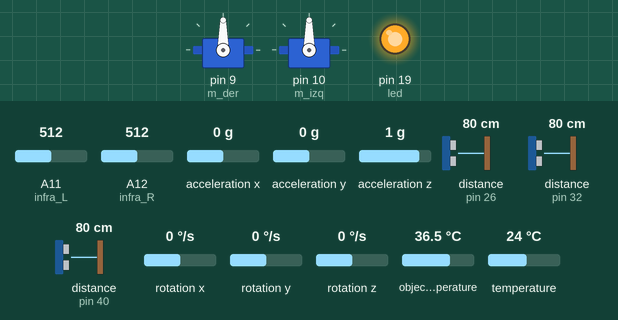
Simulated run of this sketch. Board: Arduino Mega 2560, built with avr-gcc and run on an emulated ATmega2560. Shown: 2 × servo, output pins drawn as LEDs (lit = HIGH). Wiring (inferred from the names in the program): 3 × ultrasonic range finder: trigger pin 27, echo pin 26 / trigger pin 33, echo pin 32 / trigger pin 41, echo pin 40. The inputs (shaded band) are chosen by the test bench; at power-on: distance to the obstacle (sensors on pin 26, pin 32, pin 40) 80 cm, A11 (infra_L) = 512, A12 (infra_R) = 512, acceleration x 0 g, acceleration y 0 g, acceleration z 1 g, rotation x 0 °/s, rotation y 0 °/s, rotation z 0 °/s, object temperature 36.5 °C, temperature 24 °C. The echo pulse lasts 58.3 µs per cm; storage starts empty; pins used as bus, display or sensor lines are not drawn.

Above: at 6.5 s.
6.6 s: distance to the obstacle (sensor on pin 26) set to 2 cm
At 9.7 s:
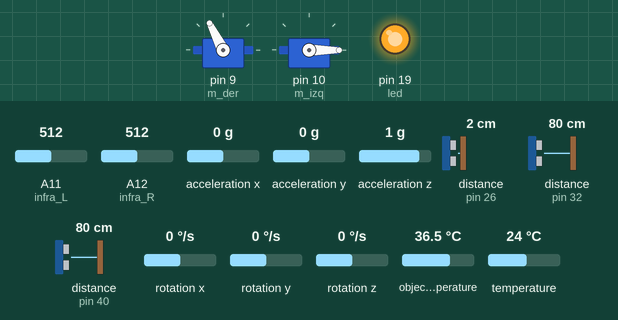
13.5 s: distance to the obstacle (sensor on pin 26) set to 35 cm
At 15.7 s:
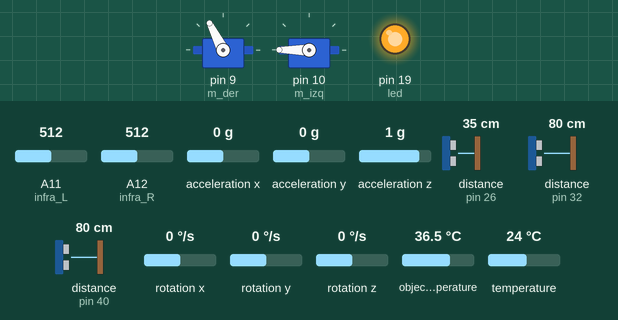
24.6 s: distance to the obstacle (sensor on pin 26) set to 299 cm
Timing chart, 0 to 33.0 s (numbered marks = the images above; inputs shaded):
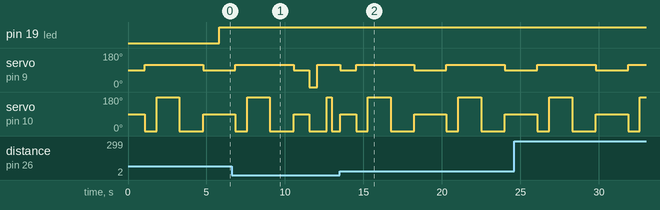

The sketch:

Maze_v6.1.ino
```cpp
/*-----------------------------------
 *            LIBRERIAS            *
-----------------------------------*/
#include <Servo.h>
#include <Wire.h>
#include <Adafruit_Sensor.h>
#include <Adafruit_MLX90614.h>
#include <MPU6050.h>
#include <SPI.h>
#include <I2Cdev.h>
#include <SD.h>

/*-----------------------------------
 *            SENSORES             *
-----------------------------------*/

/*  Motores  */
Servo m_der;
Servo m_izq;

/*  Ultrasónicos  */
const int trig_D = 33;
const int echo_D = 32;
const int trig_R = 41;
const int echo_R = 40;
const int trig_L = 27;
const int echo_L = 26;

/*  Temperatura infrarroja  */
Adafruit_MLX90614 tempI = Adafruit_MLX90614();

/*  Giroscopio  */
const int mpu_dir = 0x68;
MPU6050 giro(mpu_dir);

/*  Kit  */
const int led = 19;

/*  SD  */
File archivo;
const int pinSD=46;

/*infrarrojos*/
const int infra_L = A11;
const int infra_R = A12;


/*-----------------------------------
 *            VARIABLES            *
-----------------------------------*/

/*  Variable de paredes  */
int adelante = 0;
int derecha = 0;
int izquierda = 0;

long D = 0;
long R = 0;
long R2 = 0;
long L = 0;

/*  Variables de temperatura  */
float ti_amb = 0;
float ti_obj = 0;
float ti_dif = 0;

bool vI = false;

/*  Variables de giroscopio  */
int ax = 0;
int ay = 0;
int az = 0;
int gx = 0;
int gy = 0;
int gz = 0;

int ang_x = 0;

/*  Variables de infrarrojos  */
int inf_L = 0;
int inf_R = 0;


/*-----------------------------------
 *              SETUP              *
-----------------------------------*/
void setup() {
  /*  Motores  */
  m_der.attach(9);
  m_izq.attach(10);

  m_der.write(90);
  m_izq.write(90);

  /*  Ultrasónicos  */
  pinMode(trig_D, OUTPUT);    //Delantero
  pinMode(echo_D, INPUT);
  digitalWrite(trig_D,LOW);
  pinMode(trig_R, OUTPUT);    //Derecho
  pinMode(echo_R, INPUT);
  digitalWrite(trig_R,LOW);
  pinMode(trig_L, OUTPUT);    //Izquierdo
  pinMode(echo_L, INPUT);
  digitalWrite(trig_L,LOW);

  /*  Infrarrojos de temperatura  */
  tempI.begin();

  /*  Giroscopio  */
  giro.initialize();

  /*  Kit  */
  pinMode(led,OUTPUT);

  /*  SD  */
  SD.begin(pinSD);
  archivo = SD.open("Maze.txt",FILE_WRITE);
  archivo.println(" ");
  archivo.write("======================================================================================================================================");
  archivo.println(" ");
  archivo.close();
}


/*-----------------------------------
 *              LOOP               *
-----------------------------------*/
void loop() {
  /*  Lecturas  */
  Leer();

  /*  << Funcionamiento >>  */

  if(ang_x >= 11){
    moverse(1,1);
  }else{
    if(inf_L < 10 && inf_R <10){
      giroU();
    }else {

     /*  << Funcionamiento >>  */

      /*
          |       |     |       |
          |   1   |     |   1   |
          |0     0|     |0     1
          |       |     |       |
      */
      if( ((adelante==1) && (izquierda==0) && (derecha==0)) || ((adelante==1) && (izquierda==0) && (derecha==1)) ){
        grabar("Derecho");
        moverse(1,1);       //Moverse hacia adelante


      }

      /*
          |-------|
          |   0   |
          |0     1
          |       |
      */
      if( ((adelante==0) && (izquierda==0) && (derecha==1)) ){
        grabar("Giro D");
        giroD();
        centrar();
      }

      /*
          |-------|
          |   0   |
           1     0|
          |       |
      */
      if( ((adelante==0) && (izquierda==1) && (derecha==0)) ){
        grabar("Giro I");
        giroI();
        centrar();
      }


      /*
          |-------|
          |   0   |
           1     1
          |       |
      */
      if( ((adelante==0) && (izquierda==1) && (derecha==1)) ){
        grabar("Giro I");
        giroI();
        centrar();
      }

      /*

              1
           1     1
          |       |
      */
      if( ((adelante==1) && (izquierda==1) && (derecha==1)) ){
        grabar("Giro I");
        giroI();
        centrar();
      }

     /*
          |       |
          |   1   |
           1     0|
          |       |
      */
      if( ((adelante==1) && (izquierda==1) && (derecha==0))){
        grabar("Giro I");
        giroI();
        centrar();
      }

     /*
          |-------|
          |   0   |
          | 0    0|
          |       |
      */
      if( ((adelante==0) && (izquierda==0) && (derecha==0)) ){
        grabar("Giro U");
        giroU();
        centrar();
      }


      if(vI){
        digitalWrite(led,HIGH);
      }else{
        digitalWrite(led,LOW);
      }

    }
  }


}


/*-----------------------------------
 *       FUNCIONES Y PROCESOS      *
-----------------------------------*/

void Leer(){
  /*  Lecturas  */
  D = ultra(trig_D,echo_D);
  R = ultra(trig_R,echo_R);
  L = ultra(trig_L,echo_L);

  ti_amb=tempI.readAmbientTempC();
  ti_obj=tempI.readObjectTempC();
  ti_dif = ti_obj - ti_amb;

  giro.getAcceleration(&ax, &ay, &az);
  ang_x = atan(ax / sqrt(pow(ay, 2) + pow(az, 2)))*(180.0 / 3.14);

  inf_L = analogRead(infra_L);
  inf_R = analogRead(infra_R);

  /*  determinación de situación | Ultrasónicos  */
  if(D<10){
    adelante=0;
  }else{
    adelante=1;
  }

  if(R<30){
    derecha=0;
  }else{
    derecha=1;
  }


  /*  determinación de situación | Temperatura  */
  if(L<30){
    izquierda=0;
  }else{
    izquierda=1;
  }

  if(ti_dif>10){
    vI=true;
  }else{
    vI=false;
  }

}

/*  Función para lectura de ultrasónicos  */
long ultra(int trigPin,int echoPin){
  long t=0;
  long d=0;

  digitalWrite(trigPin,HIGH);
  delayMicroseconds(10);
  digitalWrite(trigPin,LOW);

  t=pulseIn(echoPin,HIGH);
  d = t/59;

  return d;
}

/*  Función para grbar SD  */
void grabar(String situacion){
  archivo = SD.open("Maze.txt",FILE_WRITE);
  archivo.print(situacion);
  archivo.write("\tUL: ");archivo.print(L);
  archivo.write("\tUD: ");archivo.print(D);
  archivo.write("\tUR: ");archivo.print(R);
  archivo.write("\tTobjI: ");archivo.print(ti_obj);
  archivo.write("\tTambI: ");archivo.print(ti_amb);
  archivo.write("\tTdifI: ");archivo.print(ti_dif);
  archivo.write("\tvI: ");archivo.print(vI);
  archivo.write("\tAngX: ");archivo.print(ang_x);
  archivo.write("\tInfI: ");archivo.print(inf_L);
  archivo.write("\tInfR: ");archivo.print(inf_R);
  archivo.println("");
  archivo.close();
}

/*  Función para controlar Servo motores  */
void moverse(int vi, int vd){
  int mi = 90;
  int md = 90;

  switch(vi){
    case 1:mi=0;break;
    case 0:mi=90;break;
    case -1:mi=180;break;
  }
  switch(vd){
    case 1:md=117;break;
    case 0:md=90;break;
    case -1:md=0;break;
  }

  m_izq.write(mi);
  m_der.write(md);
}

void centrar(){
  Leer();
  if(!(L>30)){

    if(L<6 && L>3){
      medioD();
    }
    if(L>6){
      medioI();
    }
    if(L<3){
      medioD2();
    }
  }


}
/*  Proceso de giro a la derecha  */
void giroD(){
  moverse(0,0);
  delay(1000);
  moverse(1,1);
  delay(750);
  moverse(1,-1);      //Giro a la derecha
  delay(1400);
  moverse(1,1);
  delay(1500);
  moverse(0,0);
  delay(1000);
}

/*Proceso de media vuelta derecha*/
void medioD(){
  moverse(1,-1);
  delay(500);
  moverse(1,1);
  delay(300);
  moverse(-1,1);
  delay(400);
}

/*Proceso de media vuelta derecha*/
void medioD2(){
  moverse(1,-1);
  delay(500);
  moverse(1,1);
  delay(600);
  moverse(-1,1);
  delay(300);
}

void medioI(){
  moverse(-1,1);
  delay(500);
  moverse(1,1);
  delay(300);
  moverse(1,-1);
  delay(300);
}

/*  Proceso de giro a la izquierda  */
void giroI(){
  moverse(0,0);
  delay(1000);
  moverse(1,1);
  delay(750);
  moverse(-1,1);      //Giro a la izquierda
  delay(1460);
  moverse(1,1);
  delay(1500);
  moverse(0,0);
  delay(1000);
}

/*  Proceso de giro en U  */
void giroU(){
  moverse(0,0);
  delay(800);
  moverse(-1,1);      //Giro a la izquierda
  delay(3100);
  moverse(0,0);
  delay(800);
  moverse(1,1);
  delay(1500);
  moverse(0,0);
  delay(1000);
}
```

Measured:
- after the input at 13.5 s, servo on pin 9 (m_der): goes 90° 1.0 s, 117° 3.7 s, 90° 2.0 s, 117° 3.7 s, then 90°, starting at once; servo on pin 10 (m_izq): 0° → 90° at once, → 0° 1.0 s later, → 180° 0.75 s later, → 0° 1.5 s later, … (9 changes in this stretch)
